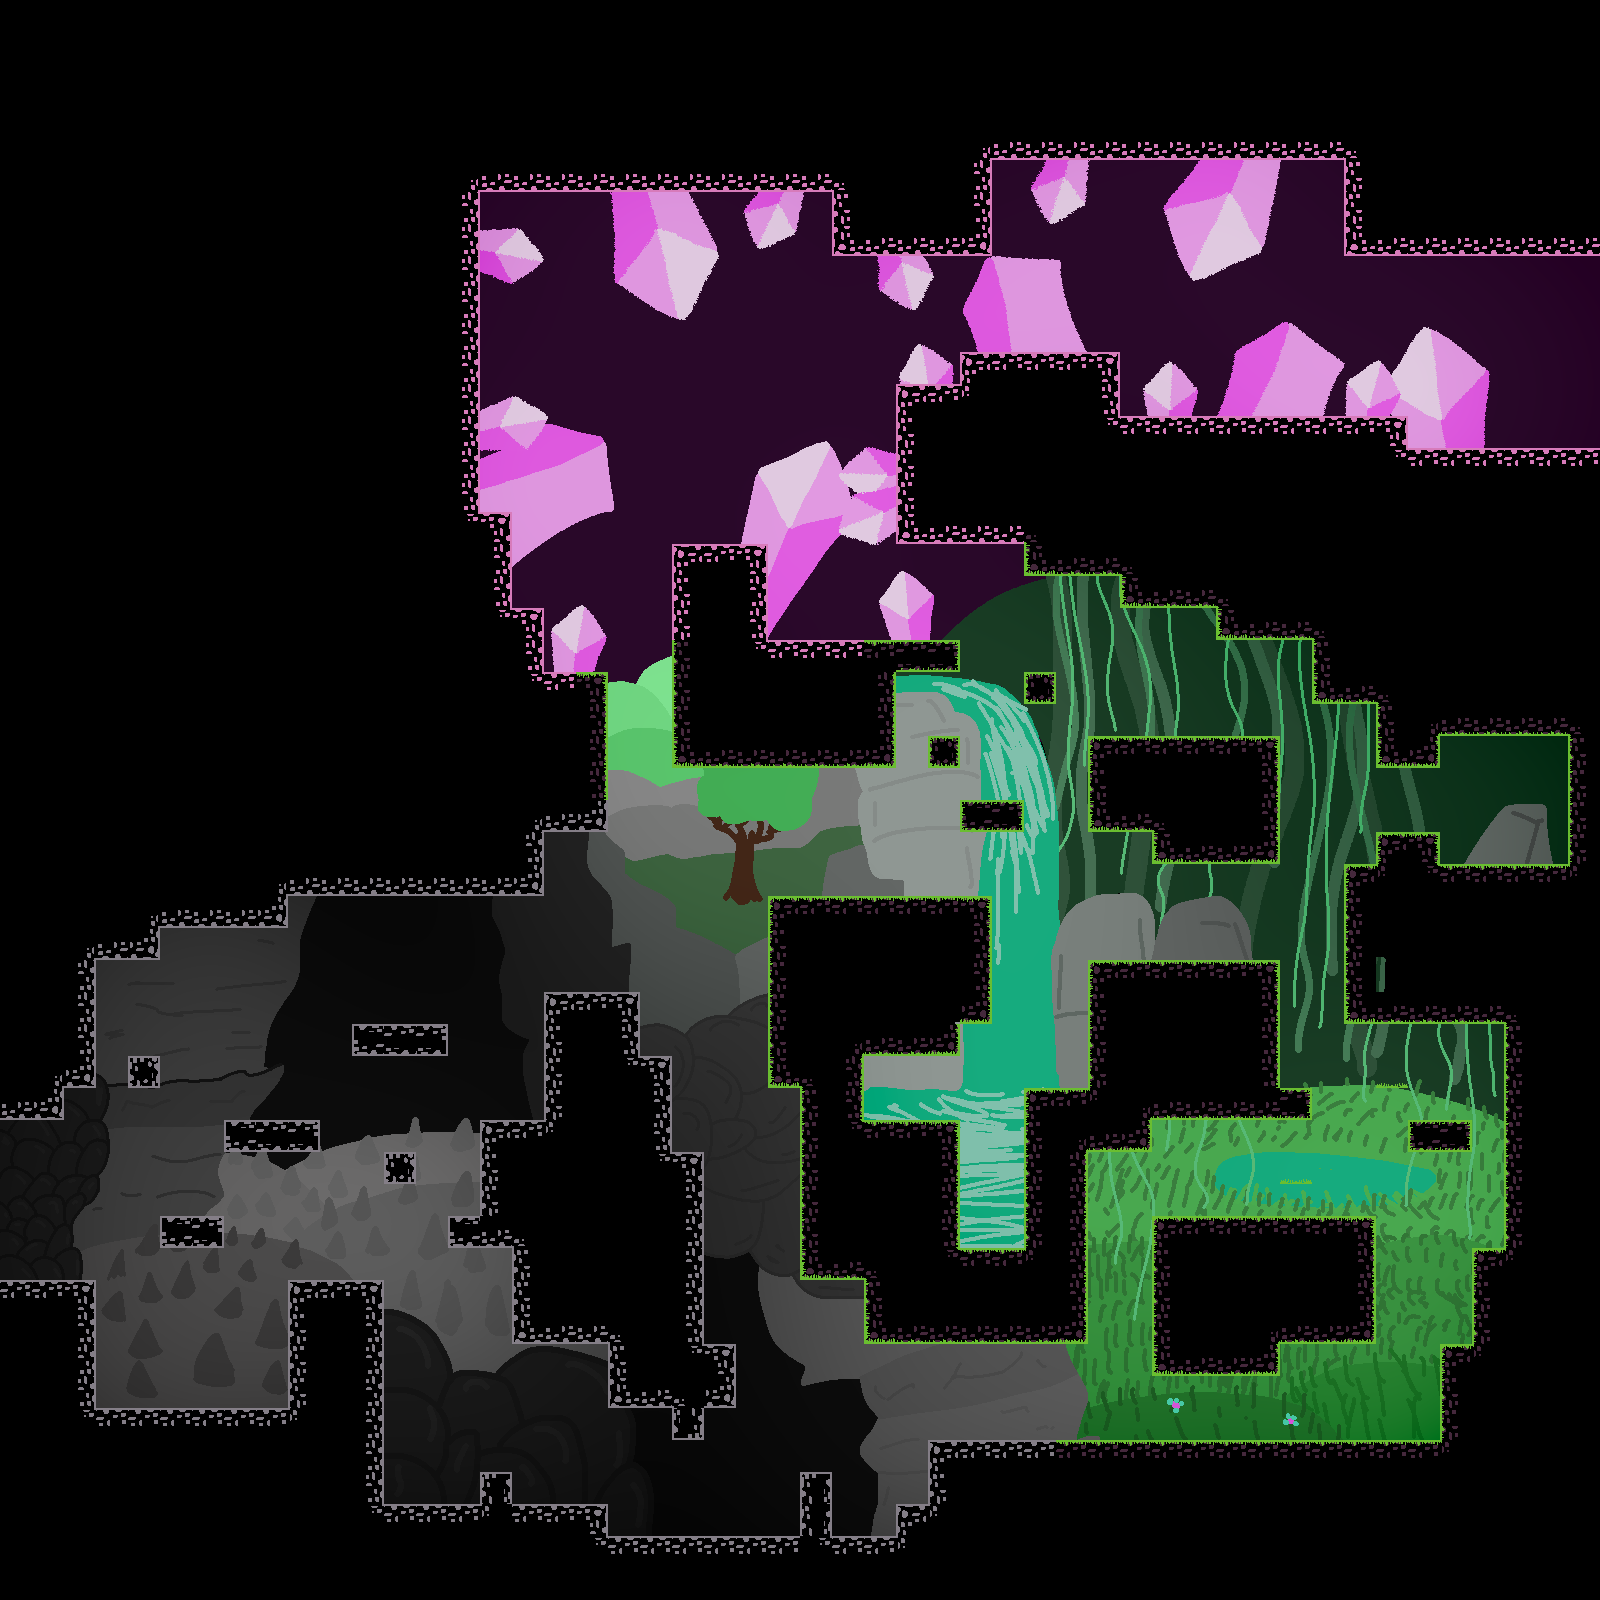

A 2D game scene composited from a Tiled map and its tileset images. What follows is a short description and the map's XML, with each tile layer's data collapsed to a summary:
An orthogonal 50x50 tile map with 32x32 px tiles, 1 tile layer (platforms), 1 image layer.

<map version="1.9" tiledversion="1.9.2" orientation="orthogonal" renderorder="right-down" width="50" height="50" tilewidth="32" tileheight="32" infinite="0" nextlayerid="3" nextobjectid="1">
 <editorsettings>
  <export target="../assets/leveld.json" format="json" />
 </editorsettings>
 <tileset firstgid="1" name="tilset" tilewidth="32" tileheight="32" tilecount="64" columns="8">
  <image source="tileset.png" width="256" height="256" />
  <tile id="0">
   <properties>
    <property name="isSolid" type="bool" value="true" />
   </properties>
  </tile>
  <tile id="1">
   <properties>
    <property name="isSolid" type="bool" value="true" />
   </properties>
  </tile>
  <tile id="2">
   <properties>
    <property name="isSolid" type="bool" value="true" />
   </properties>
  </tile>
  <tile id="3">
   <properties>
    <property name="isSolid" type="bool" value="true" />
   </properties>
  </tile>
  <tile id="4">
   <properties>
    <property name="isSolid" type="bool" value="true" />
   </properties>
  </tile>
  <tile id="5">
   <properties>
    <property name="isSolid" type="bool" value="true" />
   </properties>
  </tile>
  <tile id="6">
   <properties>
    <property name="isSolid" type="bool" value="true" />
   </properties>
  </tile>
  <tile id="7">
   <properties>
    <property name="isSolid" type="bool" value="true" />
   </properties>
  </tile>
  <tile id="8">
   <properties>
    <property name="isSolid" type="bool" value="true" />
   </properties>
  </tile>
  <tile id="9">
   <properties>
    <property name="isSolid" type="bool" value="true" />
   </properties>
  </tile>
  <tile id="10">
   <properties>
    <property name="isSolid" type="bool" value="true" />
   </properties>
  </tile>
  <tile id="11">
   <properties>
    <property name="isSolid" type="bool" value="true" />
   </properties>
  </tile>
  <tile id="12">
   <properties>
    <property name="isSolid" type="bool" value="true" />
   </properties>
  </tile>
  <tile id="13">
   <properties>
    <property name="isSolid" type="bool" value="true" />
   </properties>
  </tile>
  <tile id="14">
   <properties>
    <property name="isSolid" type="bool" value="true" />
   </properties>
  </tile>
  <tile id="15">
   <properties>
    <property name="isSolid" type="bool" value="true" />
   </properties>
  </tile>
  <tile id="16">
   <properties>
    <property name="isSolid" type="bool" value="true" />
   </properties>
  </tile>
  <tile id="17">
   <properties>
    <property name="isSolid" type="bool" value="true" />
   </properties>
  </tile>
  <tile id="18">
   <properties>
    <property name="isSolid" type="bool" value="true" />
   </properties>
  </tile>
  <tile id="19">
   <properties>
    <property name="isSolid" type="bool" value="true" />
   </properties>
  </tile>
  <tile id="20">
   <properties>
    <property name="isSolid" type="bool" value="true" />
   </properties>
  </tile>
  <tile id="21">
   <properties>
    <property name="isSolid" type="bool" value="true" />
   </properties>
  </tile>
  <tile id="22">
   <properties>
    <property name="isSolid" type="bool" value="true" />
   </properties>
  </tile>
  <tile id="23">
   <properties>
    <property name="isSolid" type="bool" value="true" />
   </properties>
  </tile>
  <tile id="24">
   <properties>
    <property name="isSolid" type="bool" value="true" />
   </properties>
  </tile>
  <tile id="25">
   <properties>
    <property name="isSolid" type="bool" value="true" />
   </properties>
  </tile>
  <tile id="26">
   <properties>
    <property name="isSolid" type="bool" value="true" />
   </properties>
  </tile>
  <tile id="27">
   <properties>
    <property name="isSolid" type="bool" value="true" />
   </properties>
  </tile>
  <tile id="28">
   <properties>
    <property name="isSolid" type="bool" value="true" />
   </properties>
  </tile>
  <tile id="29">
   <properties>
    <property name="isSolid" type="bool" value="true" />
   </properties>
  </tile>
  <tile id="30">
   <properties>
    <property name="isSolid" type="bool" value="true" />
   </properties>
  </tile>
  <tile id="31">
   <properties>
    <property name="isSolid" type="bool" value="true" />
   </properties>
  </tile>
  <tile id="32">
   <properties>
    <property name="isSolid" type="bool" value="true" />
   </properties>
  </tile>
  <tile id="33">
   <properties>
    <property name="isSolid" type="bool" value="true" />
   </properties>
  </tile>
  <tile id="34">
   <properties>
    <property name="isSolid" type="bool" value="true" />
   </properties>
  </tile>
  <tile id="35">
   <properties>
    <property name="isSolid" type="bool" value="true" />
   </properties>
  </tile>
  <tile id="36">
   <properties>
    <property name="isSolid" type="bool" value="true" />
   </properties>
  </tile>
  <tile id="37">
   <properties>
    <property name="isSolid" type="bool" value="true" />
   </properties>
  </tile>
  <tile id="38">
   <properties>
    <property name="isSolid" type="bool" value="true" />
   </properties>
  </tile>
  <tile id="39">
   <properties>
    <property name="isSolid" type="bool" value="true" />
   </properties>
  </tile>
  <tile id="40">
   <properties>
    <property name="isSolid" type="bool" value="true" />
   </properties>
  </tile>
  <tile id="41">
   <properties>
    <property name="isSolid" type="bool" value="true" />
   </properties>
  </tile>
  <tile id="42">
   <properties>
    <property name="isSolid" type="bool" value="true" />
   </properties>
  </tile>
  <tile id="43">
   <properties>
    <property name="isSolid" type="bool" value="true" />
   </properties>
  </tile>
  <tile id="44">
   <properties>
    <property name="isSolid" type="bool" value="true" />
   </properties>
  </tile>
  <tile id="45">
   <properties>
    <property name="isSolid" type="bool" value="true" />
   </properties>
  </tile>
  <tile id="46">
   <properties>
    <property name="isSolid" type="bool" value="true" />
   </properties>
  </tile>
  <tile id="47">
   <properties>
    <property name="isSolid" type="bool" value="true" />
   </properties>
  </tile>
 </tileset>
 <imagelayer id="2" name="background">
  <image source="background.png" width="1600" height="1600" />
 </imagelayer>
 <layer id="1" name="platforms" width="50" height="50">
  <data>[2500 cells, 462 non-empty, 44 distinct tile ids]</data>
 </layer>
</map>